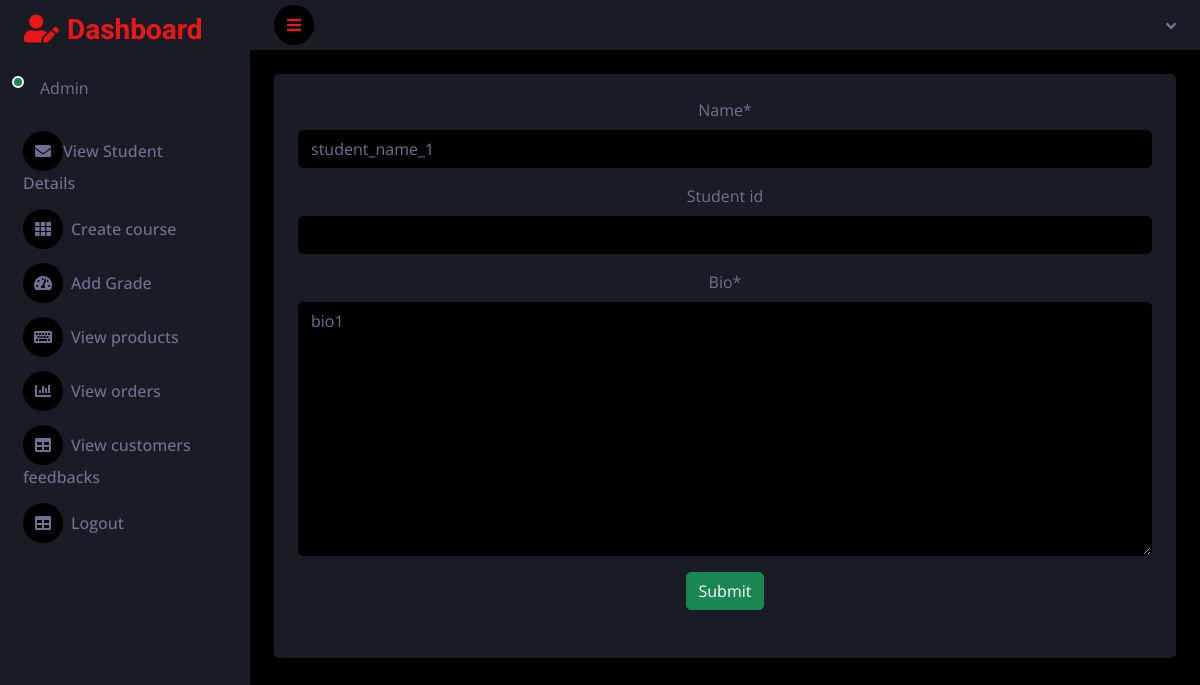
The page /teacher_update_student_details/1/ on the database as committed earlier.
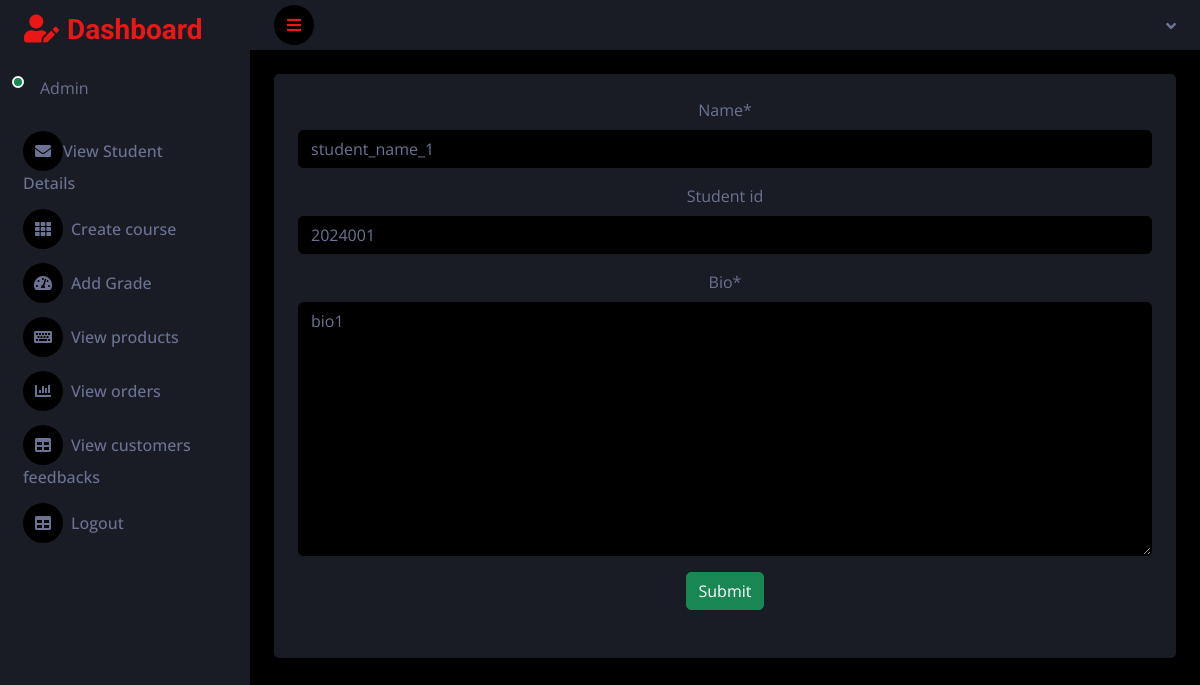
The same page on the database as committed later.
### grade_app/models.py (models this page shows, shortened)
class Student(models.Model):
    user = models.ForeignKey(User_model,on_delete=models.CASCADE)
    name = models.CharField(max_length=250)
    student_id = models.IntegerField(blank=True,null=True)
    bio = models.TextField()

### grade_app/teacher_views.py (the view)
# urls.py: path('teacher_update_student_details/<int:id>/',teacher_views.teacher_update_student_details,name='teacher_update_student_details'),
def teacher_update_student_details(request,id):
    student_object = Student.objects.get(id = id)
    student_form_object = Student_update_form(instance=student_object)
    if request.method == 'POST':
        student_form_object = Student_update_form(request.POST,instance=student_object)
        student_form_object.save()
        return redirect('teacher_view_student_details')
    return render(request, 'teacher/teacher_update_student_details.html',{'student_form_object':student_form_object})

### grade_app/forms.py
class Student_update_form(forms.ModelForm):
    class Meta:
        model = Student
        fields = ('__all__')
        exclude = ('user',)

### template/teacher/teacher_update_student_details.html (shortened to what this page needs)
{% extends 'teacher/teacher_dash.html' %}
{% load crispy_forms_tags %}
{% block content %}
<form method="POST" style="width:100%;">
    {{student_form_object|crispy}}
    <button type="submit" class="btn btn-success">Submit</button>
</form>
{% endblock %}

Rows that differ between the two databases and show on the page:
changed Student "student_name_1": student_id (not shown) → "2024001"
